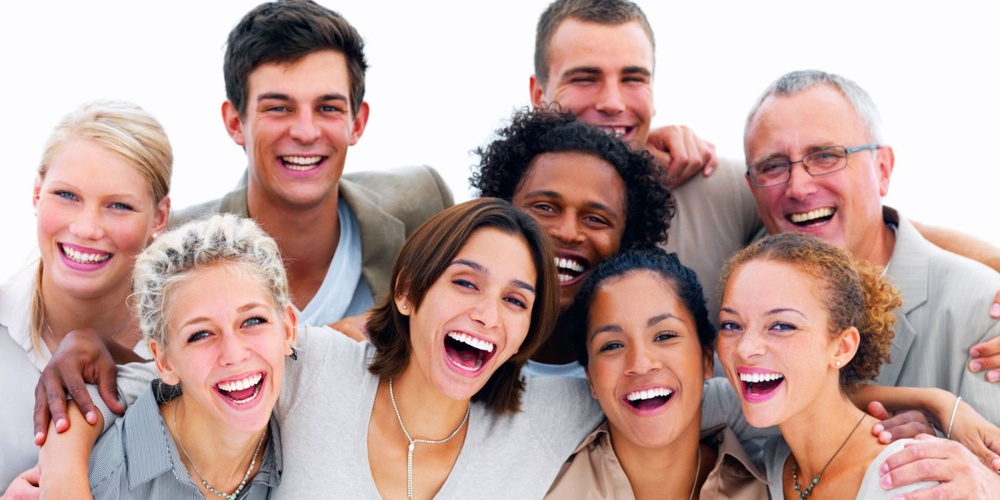
#> input picture img/imagem8.jpg, 1000 x 500 px, shrunk from 1600 x 800 before the run
$ python detecta-faces-high-quality.py
#> lines starting #> are read from the running program, lines starting #| are printed output that depends on the picture; after the words box and inside, x2 and y2 are one past the last pixel; in counts of white or black regions, pixels touching at a corner belong together
import cv2 as cv   #Importa OpenCV

print('Carregando código.....')

#Realiza o loading do modelo treinado
face_cascade = cv.CascadeClassifier(cv.data.haarcascades + 'haarcascade_frontalface_default.xml')

#Seleciona a imagem
imagem = cv.imread('img/imagem8.jpg')
#> imagem is the input picture: shape (500, 1000, 3); mean B, G, R 158.1, 163.5, 191.6

#Converte para preto e branco/escala de cinza
gray = cv.cvtColor(imagem, cv.COLOR_BGR2GRAY)
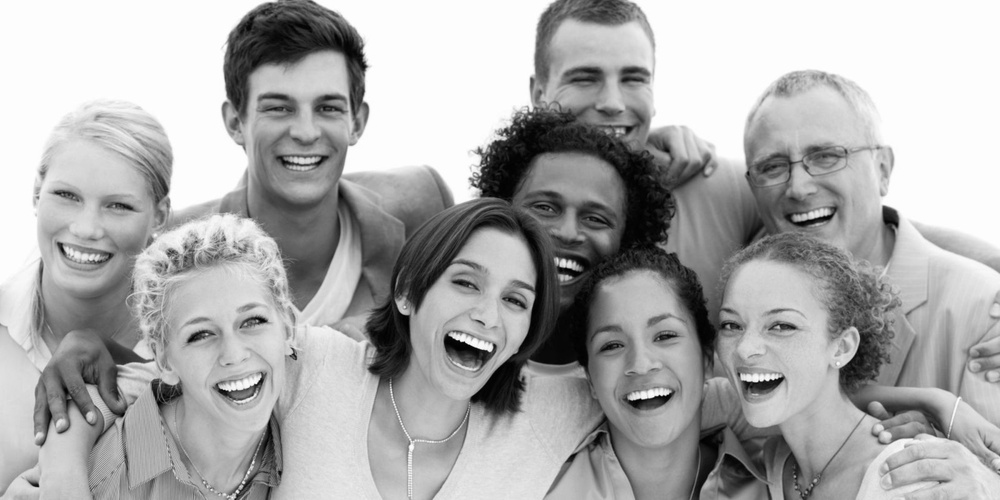
#> gray: shape (500, 1000); min 0, max 255, mean 171.2

faces = face_cascade.detectMultiScale(gray, scaleFactor=1.1, minNeighbors=15, minSize=(10, 10))
#> faces = [[552, 32, 121, 121], [233, 53, 141, 141], [510, 164, 123, 123], [420, 237, 139, 139], [152, 269, 158, 158], [685, 265, 161, 161], [572, 287, 141, 141], [735, 112, 133, 133], [22, 149, 140, 140]]

#Percorre faces/rostos
for (x, y, l, a) in faces:
    #desenha o rec nas faces
    cv.rectangle(imagem,(x,y),(x+l,y+a),(255,255,0),2)
#> this loop made 9 passes
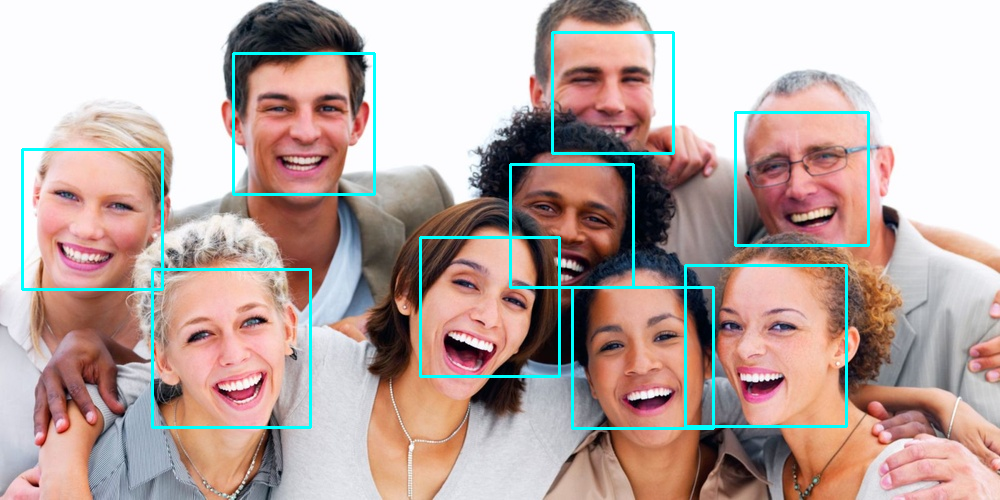
#> imagem: shape (500, 1000, 3); 2.96% of pixels changed, all inside (x1, y1, x2, y2) = (21, 31, 870, 430)

    #Contador de faces
    #contador = str(faces.shape[0])
    #cv.putText(imagem, contador, (x + 10, y - 10), cv.FONT_HERSHEY_SIMPLEX, 1, (0, 255, 0), 2, cv.LINE_AA)
    #cv.putText(imagem, "Quantidade de Faces: " + contador, (10, 450), cv.FONT_HERSHEY_SIMPLEX, 1, (0, 255, 0), 2, cv.LINE_AA)

print('Face detectada!!.....')
cv.imshow("FACE", imagem)
#cv.imshow("GRAY", gray)
cv.waitKey()
cv.destroyAllWindows()

$ run again, with img/imagem3.jpg copied over img/imagem8.jpg
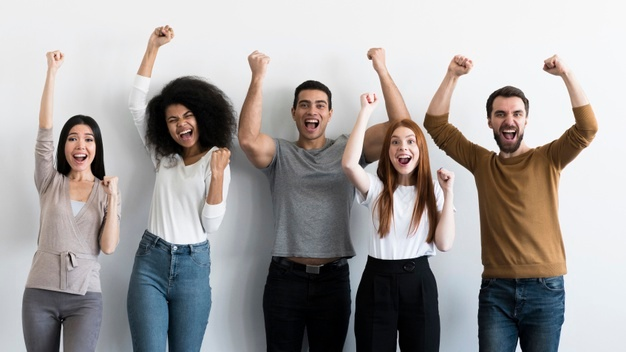
#> input picture img/imagem3.jpg, 626 x 352 px
#> imagem is the input picture: shape (352, 626, 3); mean B, G, R 158.9, 160, 164
#> `gray = cv.cvtColor(imagem, cv.COLOR_BGR2GRAY)`:
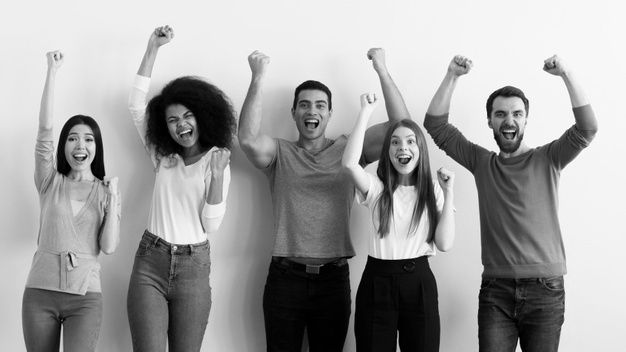
#> gray: shape (352, 626); min 0, max 255, mean 161
#> faces = [[289, 87, 48, 48], [383, 126, 42, 42], [485, 96, 47, 47], [161, 103, 40, 40], [59, 123, 43, 43]]
#> the loop `for (x, y, l, a) in faces:` made 5 passes
#> after the loop `for (x, y, l, a) in faces:`:
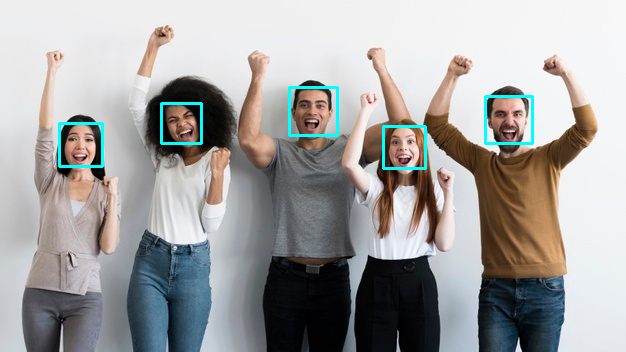
#> imagem: shape (352, 626, 3); 1.19% of pixels changed, all inside (x1, y1, x2, y2) = (58, 86, 534, 170)

$ run again, with img/imagem4.jpg copied over img/imagem8.jpg
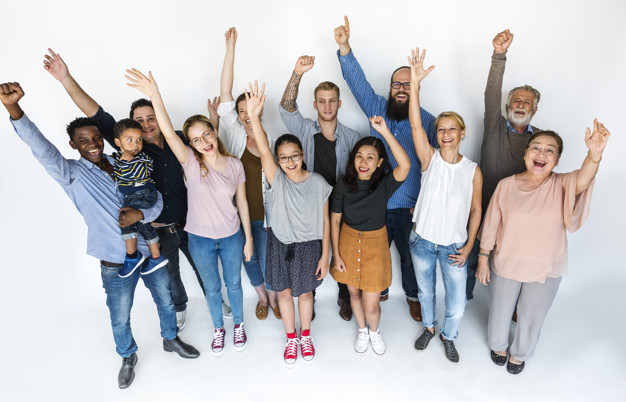
#> input picture img/imagem4.jpg, 626 x 402 px
#> imagem is the input picture: shape (402, 626, 3); mean B, G, R 191.4, 189, 190.6
#> `gray = cv.cvtColor(imagem, cv.COLOR_BGR2GRAY)`:
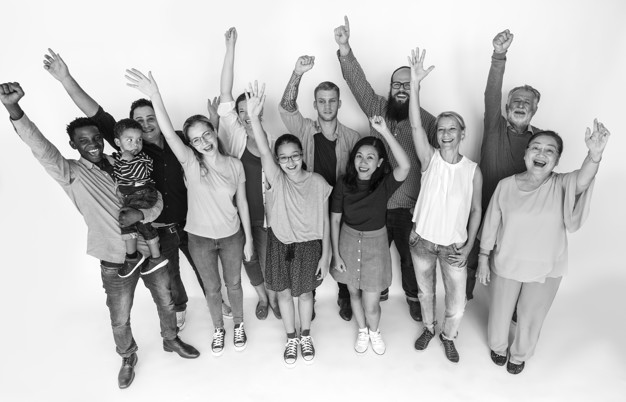
#> gray: shape (402, 626); min 0, max 255, mean 189.8
#> faces = [[311, 89, 33, 33], [432, 119, 30, 30], [350, 146, 31, 31], [274, 144, 33, 33]]
#> the loop `for (x, y, l, a) in faces:` made 4 passes
#> after the loop `for (x, y, l, a) in faces:`:
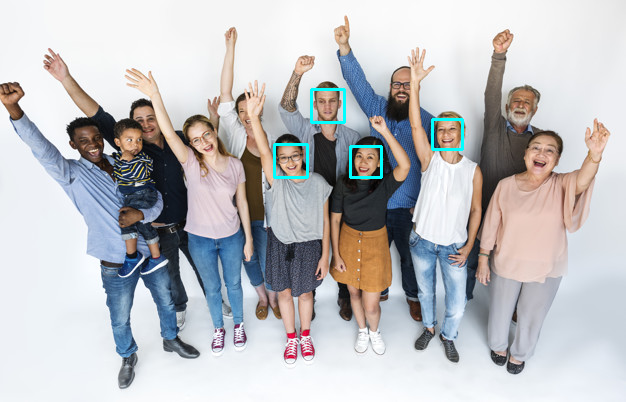
#> imagem: shape (402, 626, 3); 0.6% of pixels changed, all inside (x1, y1, x2, y2) = (273, 88, 464, 179)
